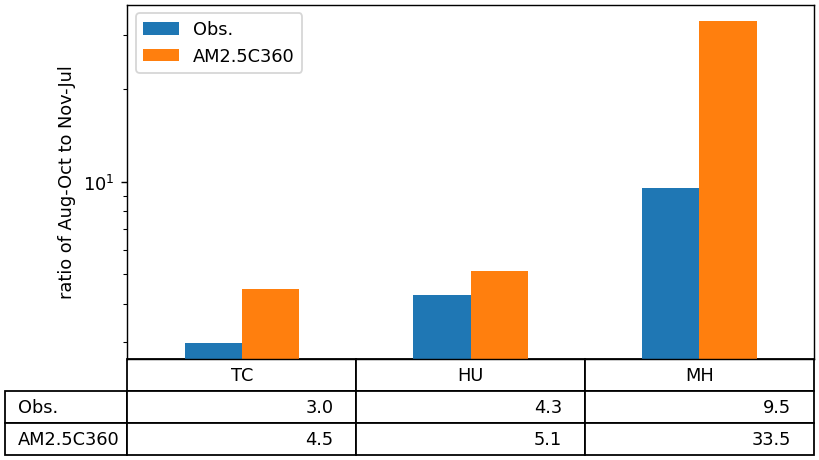

Python code for this plot:
#!/usr/bin/env python
# Wenchang Yang (wenchang@princeton.edu)
# Thu Apr  1 12:02:25 EDT 2021
if __name__ == '__main__':
    from misc.timer import Timer
    tt = Timer(f'start {__file__}')
import sys, os.path, os, glob, datetime
import xarray as xr, numpy as np, pandas as pd, matplotlib.pyplot as plt
#more imports
#
if __name__ == '__main__':
    tt.check('end import')
#
#start from here
basin = 'NA'
dfile = __file__.replace('.py', f'.{basin}.csv')
if os.path.exists(dfile):
    df = pd.read_csv(dfile, index_col=0)
    print('[loaded]:', dfile)
else:
    from IBTrACS.data_ntc_cycle import get_cycle as get_cycle_obs_tc
    from IBTrACS.data_ntc_cycle_hu import get_cycle as get_cycle_obs_hu
    from IBTrACS.data_ntc_cycle_mh import get_cycle as get_cycle_obs_mh
    from AM2p5C360.data_ntc_cycle import get_cycle as get_cycle_model_tc
    from AM2p5C360.data_ntc_cycle_hu import get_cycle as get_cycle_model_hu
    from AM2p5C360.data_ntc_cycle_mh import get_cycle as get_cycle_model_mh
    ds_obs_tc = get_cycle_obs_tc(basin=basin)
    ds_obs_hu = get_cycle_obs_hu(basin=basin)
    ds_obs_mh = get_cycle_obs_mh(basin=basin)
    ds_model_tc = get_cycle_model_tc(basin=basin)
    ds_model_hu = get_cycle_model_hu(basin=basin)
    ds_model_mh = get_cycle_model_mh(basin=basin)
    dss = [[ds_obs_tc, ds_obs_hu, ds_obs_mh], [ds_model_tc, ds_model_hu, ds_model_mh]]
    # ratio of Aug-Oct to Nov-Jul
    func = lambda x: x.mclim.sel(month=slice(8,10)).sum('month')/x.mclim.where((x.month>10)|(x.month<8)).sum('month')
    r = np.zeros(shape=(2,3)) + np.nan
    for ii in range(2):
        for jj in range(3):
            r[ii,jj] = dss[ii][jj].pipe(func).item()
    r = xr.DataArray(r, dims=['source', 'variable'], coords=[['Obs.', 'AM2.5C360'], ['TC', 'HU', 'MH']])
    df = r.rename(source='').transpose().to_pandas()
    df.to_csv(dfile)
    print('[saved]:', dfile)
 
if __name__ == '__main__':
    from wyconfig import * #my plot settings
    fig, ax = plt.subplots()
    p = df.plot.bar(ax=ax, rot=0, table=np.round(df.T, 1), logy=True)
    ax.set_xlabel('')
    ax.set_xticklabels('')
    ax.get_xaxis().set_visible(False)
    ax.set_ylabel('ratio of Aug-Oct to Nov-Jul')
    p.tables[0].scale(1,1.5)
    
    #savefig
    if len(sys.argv) > 1 and sys.argv[1] == 'savefig':
        figname = __file__.replace('.py', f'.png')
        wysavefig(figname)
    tt.check(f'**Done**')
    plt.show()
    
